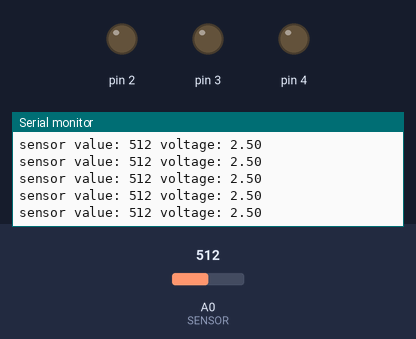
This sketch was run on a simulated Arduino Uno, built with avr-gcc and run on an emulated ATmega328P. On the bench: output pins drawn as LEDs (lit = HIGH), the last lines printed to the serial monitor. The inputs (shaded band) are chosen by the test bench; at power-on: A0 (SENSOR) = 512.

Above: at 1.2 s.
1.3 s: A0 (SENSOR) set to 110
At 2.12 s:
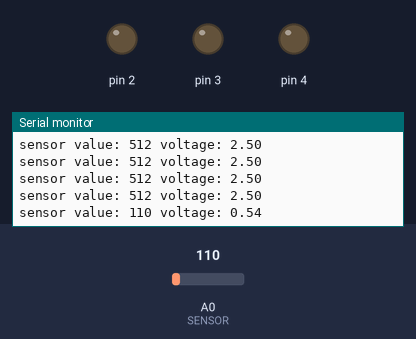
4.3 s: A0 (SENSOR) set to 88
At 11.73 s:
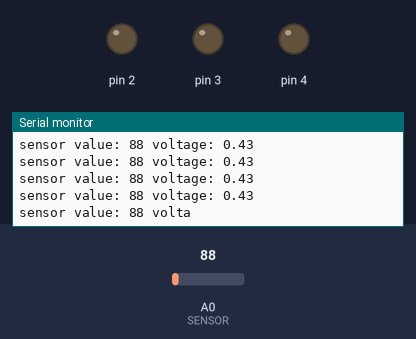
Timing chart, 0 to 11.8 s (numbered marks = the images above; inputs shaded):
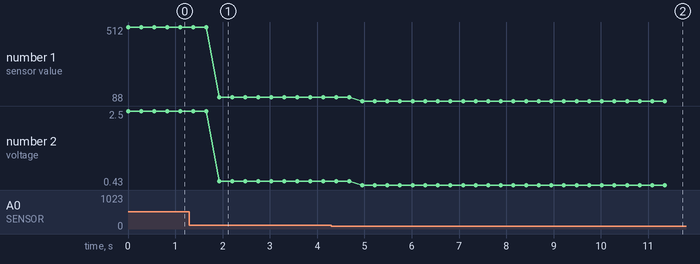

Measured:
- the behaviour switches between 100 and 99 on A0 (SENSOR) (found by bisection; images 1 and 2)
- after the input at 1.3 s, the serial monitor: prints a new line after 0.63 s (image 1)
- after the input at 4.3 s, the serial monitor: prints a new line after 0.65 s (image 2)
- plotted number 1: 512 → 110 after the input at 1.3 s, 110 → 88 after the input at 4.3 s
- plotted number 2: 2.5 → 0.54 after the input at 1.3 s, 0.54 → 0.43 after the input at 4.3 s

The sketch:

love-o-meter.ino
```cpp
//LoveOMeter

const int SENSOR = A0;
const float BASE_TEMP = 21.5;
const float LED1 = 2;
const float LED2 = 3;
const float LED3 = 4;

void setup() {
  Serial.begin(1200);
  initLED(LED1);
  initLED(LED2);
  initLED(LED3);
}

void initLED(int pinnr) {
    pinMode(pinnr, OUTPUT);
    digitalWrite(pinnr, LOW);
}

void off(int pinnr) {
  digitalWrite(pinnr, LOW);
}

void ledON(int pinnr) {
    digitalWrite(pinnr, HIGH);
}

void loop() {
  int sensorValue = analogRead(SENSOR);
  float voltage = sensorValue / 1024.0 * 5.0;
  Serial.print("sensor value: ");
  Serial.print(sensorValue);
  Serial.print(" voltage: ");
  Serial.println(voltage);
  delay(100);

}
```
